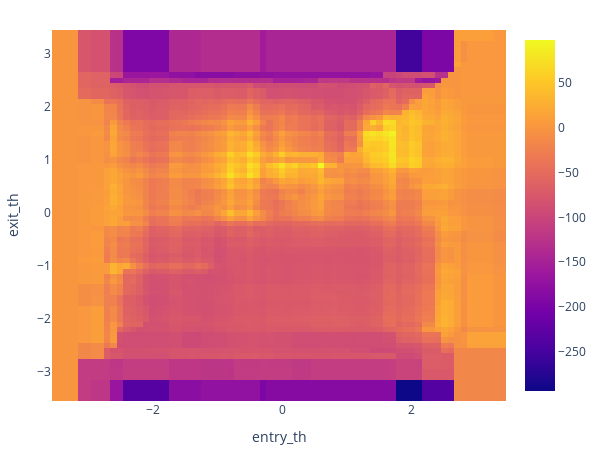

The notebook cell saved with this chart:
### Code cell
# Plot a heatmap to see where our parameter combinations 
# perform well.
comb_stats_df['Total Return [%]'].vbt.heatmap().show()

### Figure 1 — Plotly figure (JSON) as saved in the notebook; plotly's stock layout.template omitted (floating-point values rounded to 4 significant figures; data arrays with more than 128 entries replaced by an {"elided": "..."} marker saying what was removed)
{"data": [{"colorscale": [[0, "#0d0887"], [0.1111, "#46039f"], [0.2222, "#7201a8"], [0.3333, "#9c179e"], [0.4444, "#bd3786"], [0.5556, "#d8576b"], [0.6667, "#ed7953"], [0.7778, "#fb9f3a"], [0.8889, "#fdca26"], [1, "#f0f921"]], "hoverongaps": false, "hovertemplate": "entry_th: %{x}<br>exit_th: %{y}<br>value: %{z}<extra></extra>", "type": "heatmap", "x": [-3.5, -3.4, -3.3, -3.2, -3.1, -3, -2.9, -2.8, -2.7, -2.6, -2.5, -2.4, -2.3, -2.2, -2.1, -2, -1.9, -1.8, -1.7, -1.6, -1.5, -1.4, -1.3, -1.2, -1.1, -1, -0.9, -0.8, -0.7, -0.6, -0.5, -0.4, -0.3, -0.2, -0.1, 0, 0.1, 0.2, 0.3, 0.4, 0.5, 0.6, 0.7, 0.8, 0.9, 1, 1.1, 1.2, 1.3, 1.4, 1.5, 1.6, 1.7, 1.8, 1.9, 2, 2.1, 2.2, 2.3, 2.4, 2.5, 2.6, 2.7, 2.8, 2.9, 3, 3.1, 3.2, 3.3, 3.4], "y": [-3.5, -3.4, -3.3, -3.2, -3.1, -3, -2.9, -2.8, -2.7, -2.6, -2.5, -2.4, -2.3, -2.2, -2.1, -2, -1.9, -1.8, -1.7, -1.6, -1.5, -1.4, -1.3, -1.2, -1.1, -1, -0.9, -0.8, -0.7, -0.6, -0.5, -0.4, -0.3, -0.2, -0.1, 0, 0.1, 0.2, 0.3, 0.4, 0.5, 0.6, 0.7, 0.8, 0.9, 1, 1.1, 1.2, 1.3, 1.4, 1.5, 1.6, 1.7, 1.8, 1.9, 2, 2.1, 2.2, 2.3, 2.4, 2.5, 2.6, 2.7, 2.8, 2.9, 3, 3.1, 3.2, 3.3, 3.4], "z": {"elided": "70x70 float values"}}], "layout": {"height": 455, "legend": {"orientation": "h", "traceorder": "normal", "x": 1, "xanchor": "right", "y": 1.02, "yanchor": "bottom"}, "margin": {"b": 30, "l": 30, "r": 30, "t": 30}, "width": 605, "xaxis": {"title": {"text": "entry_th"}}, "yaxis": {"title": {"text": "exit_th"}}}}
